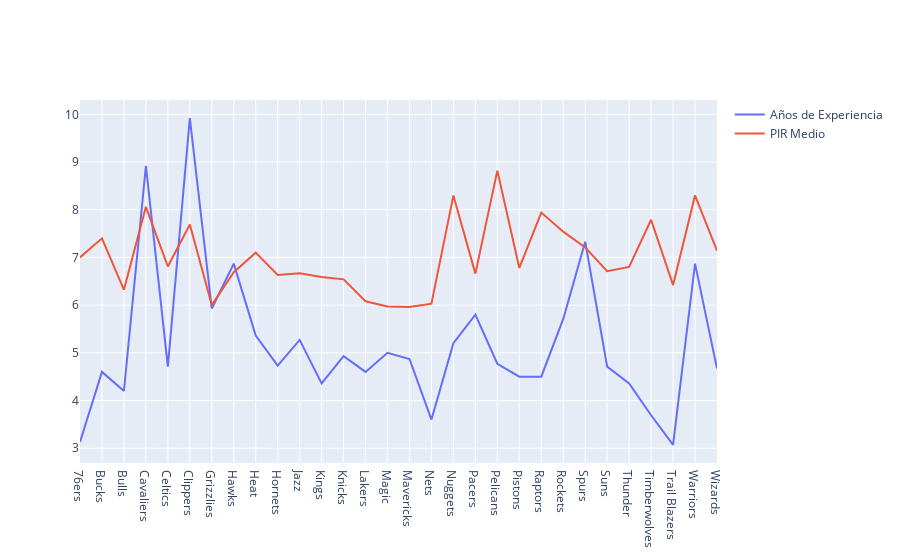

Notebook code for this chart:
### Code cell
# Visualización - Temporada 2016-2017

import plotly.graph_objects as go

fig = go.Figure()

fig.add_trace(go.Scatter(x = teams_2016['nombre_equipo'], y = teams_2016.anios_experiencia,
                    mode = 'lines',
                    name = 'Años de Experiencia'))

fig.add_trace(go.Scatter(x = teams_2016['nombre_equipo'], y = teams_2016.pir_medio_total,
                    mode = 'lines',
                    name = 'PIR Medio'))
fig.show()

### Figure 1 — Plotly figure (JSON) as saved in the notebook; plotly's stock layout.template omitted (floating-point values rounded to 4 significant figures)
{"data": [{"mode": "lines", "name": "Años de Experiencia", "type": "scatter", "x": ["76ers", "Bucks", "Bulls", "Cavaliers", "Celtics", "Clippers", "Grizzlies", "Hawks", "Heat", "Hornets", "Jazz", "Kings", "Knicks", "Lakers", "Magic", "Mavericks", "Nets", "Nuggets", "Pacers", "Pelicans", "Pistons", "Raptors", "Rockets", "Spurs", "Suns", "Thunder", "Timberwolves", "Trail Blazers", "Warriors", "Wizards"], "y": [3.13, 4.6, 4.2, 8.92, 4.71, 9.92, 5.93, 6.87, 5.36, 4.73, 5.27, 4.36, 4.93, 4.6, 5, 4.87, 3.6, 5.2, 5.8, 4.77, 4.5, 4.5, 5.71, 7.33, 4.71, 4.36, 3.69, 3.07, 6.87, 4.67]}, {"mode": "lines", "name": "PIR Medio", "type": "scatter", "x": ["76ers", "Bucks", "Bulls", "Cavaliers", "Celtics", "Clippers", "Grizzlies", "Hawks", "Heat", "Hornets", "Jazz", "Kings", "Knicks", "Lakers", "Magic", "Mavericks", "Nets", "Nuggets", "Pacers", "Pelicans", "Pistons", "Raptors", "Rockets", "Spurs", "Suns", "Thunder", "Timberwolves", "Trail Blazers", "Warriors", "Wizards"], "y": [7, 7.4, 6.32, 8.06, 6.81, 7.69, 6, 6.69, 7.1, 6.63, 6.67, 6.59, 6.54, 6.08, 5.97, 5.96, 6.03, 8.3, 6.66, 8.82, 6.78, 7.94, 7.54, 7.21, 6.71, 6.8, 7.79, 6.42, 8.3, 7.14]}], "layout": {}}
